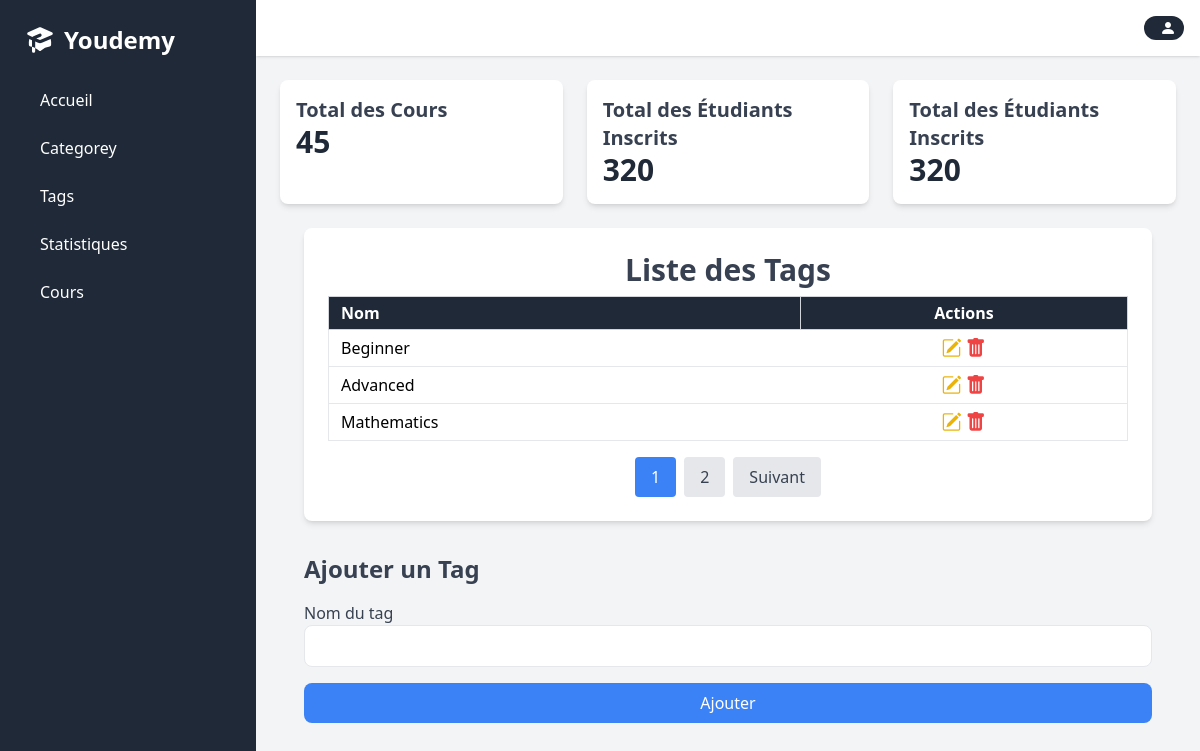
Page /views/layouts/dashbord.php?page=tags on the committed database.
### tables this page shows
CREATE TABLE tags (
    id INT AUTO_INCREMENT PRIMARY KEY,
    name VARCHAR(255) NOT NULL
);

### config/database.php (called while the page is built)
<?php
class Database {
    private $host = 'localhost';
    private $dbname = 'Youdemy';
    private $username = 'root';
    private $password = '';
    public $pdo;
    public function __construct() {
        try {
            $this->pdo = new PDO("mysql:host=$this->host;dbname=$this->dbname", $this->username, $this->password);
            $this->pdo->setAttribute(PDO::ATTR_ERRMODE, PDO::ERRMODE_EXCEPTION);
        } catch(PDOException $e) {
            echo 'Connection failed: ' . $e->getMessage();
        }
    }
    public function getConnection() {
        return $this->pdo;
    }
}
?>

### model/tags.php (called while the page is built, shortened)
<?php
require_once __DIR__ . '/../config/database.php';
class Tag {
    private $db;
    public function __construct() {
        $database = new Database();
        $this->db = $database->getConnection();
    }
    public function readAllPaginated($page, $resultsPerPage) {
        $offset = ($page - 1) * $resultsPerPage;
        $sql = "SELECT id, name FROM tags LIMIT :offset, :resultsPerPage";
        $stmt = $this->db->prepare($sql);
        $stmt->bindValue(':offset', $offset, PDO::PARAM_INT);
        $stmt->bindValue(':resultsPerPage', $resultsPerPage, PDO::PARAM_INT);
        $stmt->execute();
        return $stmt->fetchAll(PDO::FETCH_ASSOC);
    }
    public function countAllTags() {
        $sql = "SELECT COUNT(*) AS total FROM tags";
        $stmt = $this->db->prepare($sql);
        $stmt->execute();
        return $stmt->fetch(PDO::FETCH_ASSOC)['total'];
    }
}

### controller/tagsController.php (called while the page is built, shortened)
<?php
require_once __DIR__ . '/../model/tags.php';
class TagController {
    private $modelTag;
    public function __construct() {
        $this->modelTag = new Tag();
    }
    public function getPaginatedTags($page, $resultsPerPage) {
        $totalTags = $this->modelTag->countAllTags();
        $totalPages = ceil($totalTags / $resultsPerPage);
        $Tags = $this->modelTag->readAllPaginated($page, $resultsPerPage);
        return [
            'tags' => $Tags,
            'totalPages' => $totalPages,
            'currentPage' => $page
        ];
    }
}

### views/tags.php (the view, shortened to what this page needs)
<?php require_once __DIR__ . "/../controller/tagsController.php" ?>
<div class="container mx-auto p-6 bg-white shadow-md rounded-lg">
    <h1 class="text-3xl font-semibold text-center text-gray-700 mb-2">Liste des Tags</h1>
    <div class="overflow-x-auto">
        <table class="table-auto w-full text-left border-collapse border border-gray-200">
            <thead class="bg-gray-800 text-white">
                <tr>
                    <th class="px-3 py-1 border border-gray-300">Nom</th>
                    <th class="px-3 py-1 border border-gray-300 text-center">Actions</th>
                </tr>
            </thead>
            <tbody>
                <?php if (!empty($Tags)): ?>
                    <?php foreach ($Tags as $tag): ?>
                        <tr class="hover:bg-gray-100 border-b border-gray-200">
                            <td class="px-3 py-1"><?= $tag['name']; ?></td>
                            <td class="px-3 py-1 text-center">
                                <a href="dashbord.php?page=tags&id=<?= $tag['id']; ?>"                                    class="inline-block text-yellow-500 hover:text-yellow-600">
                                    <i class="bi bi-pencil-square text-xl"></i>
                                </a>
                                <form action="../../index.php?action=deleteTags" method="POST" class="inline-block" onsubmit="return confirm('Êtes-vous sûr de vouloir supprimer ce tag ?');">
                                    <button type="submit" class="text-red-500 hover:text-red-600">
                                        <i class="bi bi-trash-fill text-xl"></i>
                                    </button>
                                </form>
                            </td>
                        </tr>
                    <?php endforeach; ?>
                <?php else: ?>
                    <tr>
                        <td colspan="3" class="px-3 py-1 text-center text-gray-500">Aucun tag trouvé.</td>
                    </tr>
                <?php endif; ?>
            </tbody>
        </table>
    </div>
    <div class="mt-4 flex justify-center space-x-2">
        <?php for ($i = 1; $i <= $totalPages; $i++): ?>
            <a href="dashbord.php?page=tags&p=<?= $i; ?>"
               class="px-4 py-2 <?= $i == $currentPage ? 'bg-blue-500 text-white' : 'bg-gray-200 hover:bg-gray-300 text-gray-700'; ?> rounded">
                <?= $i; ?>
            </a>
        <?php endfor; ?>
        <?php if ($currentPage < $totalPages): ?>
            <a href="dashbord.php?page=tags&p=<?= $currentPage + 1; ?>"
               class="px-4 py-2 bg-gray-200 hover:bg-gray-300 text-gray-700 rounded">Suivant</a>
        <?php endif; ?>
    </div>
</div>
<div class="mt-8">
    <h2 class="text-2xl font-semibold text-gray-700 mb-4">Ajouter un Tag</h2>
    <form action="../../index.php?action=createTags" method="POST" class="space-y-4">
        <div>
            <label for="tag_name" class="block text-gray-700">Nom du tag</label>
            <input type="text" name="tag_name" id="tag_name" class="w-full px-4 py-2 border rounded-lg focus:outline-none focus:ring-2 focus:ring-blue-500" required>
        </div>
        <div>
            <button type="submit" class="w-full bg-blue-500 text-white px-4 py-2 rounded-lg hover:bg-blue-600">Ajouter</button>
        </div>
    </form>
</div>

### rows in the picture
tags: name "Beginner"
tags: name "Advanced"
tags: name "Mathematics"
